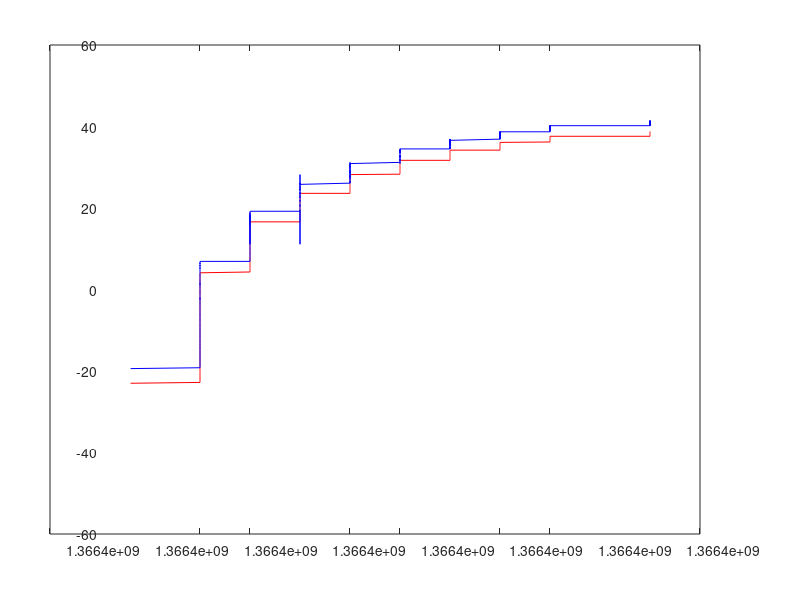

Here is the MATLAB script that generated this plot:
clear all;
clc;

fid=fopen('warmup_20130419_13.58.50.csv');
c = textscan(fid,'%s %f %f %f %f %f','HeaderLines',0,'Delimiter',',','CollectOutput',1);
fclose(fid);

data = c{1,2};
cputime = data(:,2);

current_t = data (:,3);
detector_t = data (:,4);

figure(1);
plot(cputime,current_t,'r',cputime,detector_t,'b');
